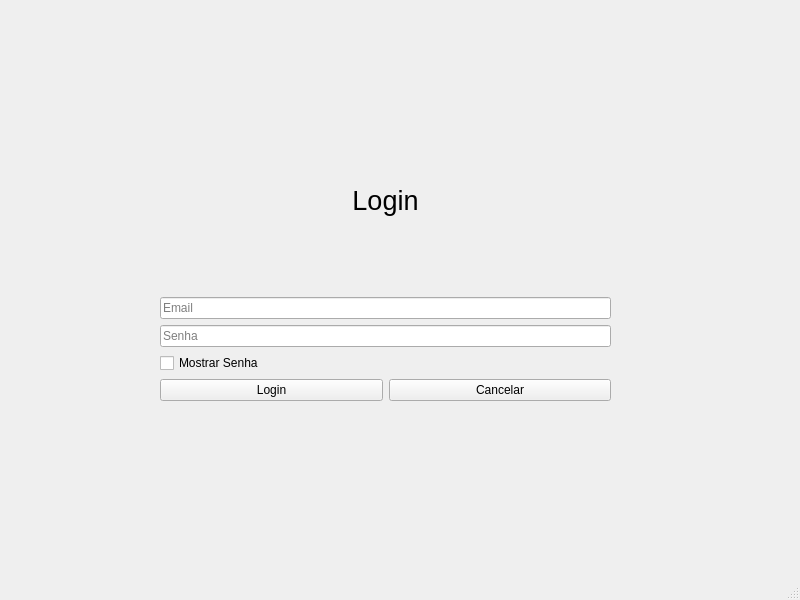
<?xml version="1.0" encoding="UTF-8"?>
<ui version="4.0">
 <class>MainWindow</class>
 <widget class="QMainWindow" name="MainWindow">
  <property name="geometry">
   <rect>
    <x>0</x>
    <y>0</y>
    <width>800</width>
    <height>600</height>
   </rect>
  </property>
  <property name="sizePolicy">
   <sizepolicy hsizetype="Preferred" vsizetype="Preferred">
    <horstretch>0</horstretch>
    <verstretch>0</verstretch>
   </sizepolicy>
  </property>
  <property name="windowTitle">
   <string>MainWindow</string>
  </property>
  <property name="autoFillBackground">
   <bool>false</bool>
  </property>
  <property name="styleSheet">
   <string notr="true">background-color: qlineargradient(spread:pad, x1:0, y1:1, x2:0, y2:0, 
stop:0 rgba(105, 161, 151, 1), 
stop:0.935 rgba(229, 249, 147, 1));</string>
  </property>
  <widget class="QWidget" name="centralwidget">
   <widget class="QWidget" name="verticalLayoutWidget">
    <property name="geometry">
     <rect>
      <x>160</x>
      <y>110</y>
      <width>451</width>
      <height>291</height>
     </rect>
    </property>
    <layout class="QGridLayout" name="gridLayout">
     <item row="1" column="0">
      <widget class="QLineEdit" name="lineEdit">
       <property name="autoFillBackground">
        <bool>false</bool>
       </property>
       <property name="placeholderText">
        <string>Email</string>
       </property>
      </widget>
     </item>
     <item row="0" column="0">
      <widget class="QLabel" name="label">
       <property name="sizePolicy">
        <sizepolicy hsizetype="Preferred" vsizetype="Preferred">
         <horstretch>0</horstretch>
         <verstretch>0</verstretch>
        </sizepolicy>
       </property>
       <property name="font">
        <font>
         <pointsize>20</pointsize>
        </font>
       </property>
       <property name="autoFillBackground">
        <bool>false</bool>
       </property>
       <property name="styleSheet">
        <string notr="true">color: black;
background-color: transparent;
border-style: solid;</string>
       </property>
       <property name="text">
        <string>Login</string>
       </property>
       <property name="alignment">
        <set>Qt::AlignCenter</set>
       </property>
      </widget>
     </item>
     <item row="5" column="0">
      <layout class="QHBoxLayout" name="horizontalLayout_3">
       <item>
        <widget class="QPushButton" name="pushButton">
         <property name="text">
          <string>Login</string>
         </property>
        </widget>
       </item>
       <item>
        <widget class="QPushButton" name="pushButton_2">
         <property name="text">
          <string>Cancelar</string>
         </property>
        </widget>
       </item>
      </layout>
     </item>
     <item row="2" column="0">
      <widget class="QLineEdit" name="lineEdit_2">
       <property name="autoFillBackground">
        <bool>false</bool>
       </property>
       <property name="echoMode">
        <enum>QLineEdit::Password</enum>
       </property>
       <property name="placeholderText">
        <string>Senha</string>
       </property>
      </widget>
     </item>
     <item row="3" column="0">
      <widget class="QCheckBox" name="checkBox">
       <property name="sizePolicy">
        <sizepolicy hsizetype="Fixed" vsizetype="Fixed">
         <horstretch>0</horstretch>
         <verstretch>0</verstretch>
        </sizepolicy>
       </property>
       <property name="styleSheet">
        <string notr="true">color: black;
</string>
       </property>
       <property name="text">
        <string>Mostrar Senha</string>
       </property>
      </widget>
     </item>
    </layout>
   </widget>
  </widget>
  <widget class="QMenuBar" name="menubar">
   <property name="geometry">
    <rect>
     <x>0</x>
     <y>0</y>
     <width>800</width>
     <height>25</height>
    </rect>
   </property>
  </widget>
  <widget class="QStatusBar" name="statusbar"/>
 </widget>
 <tabstops>
  <tabstop>lineEdit</tabstop>
  <tabstop>lineEdit_2</tabstop>
  <tabstop>checkBox</tabstop>
  <tabstop>pushButton</tabstop>
  <tabstop>pushButton_2</tabstop>
 </tabstops>
 <resources/>
 <connections/>
</ui>
